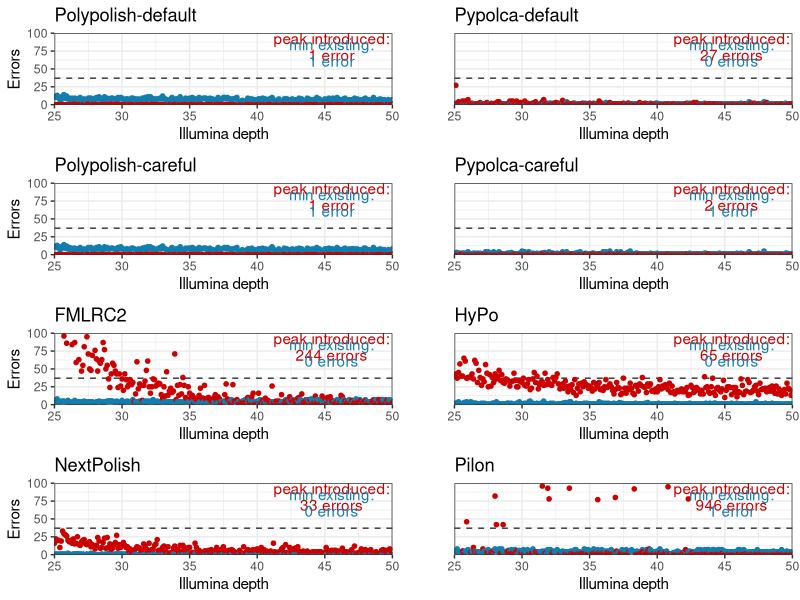
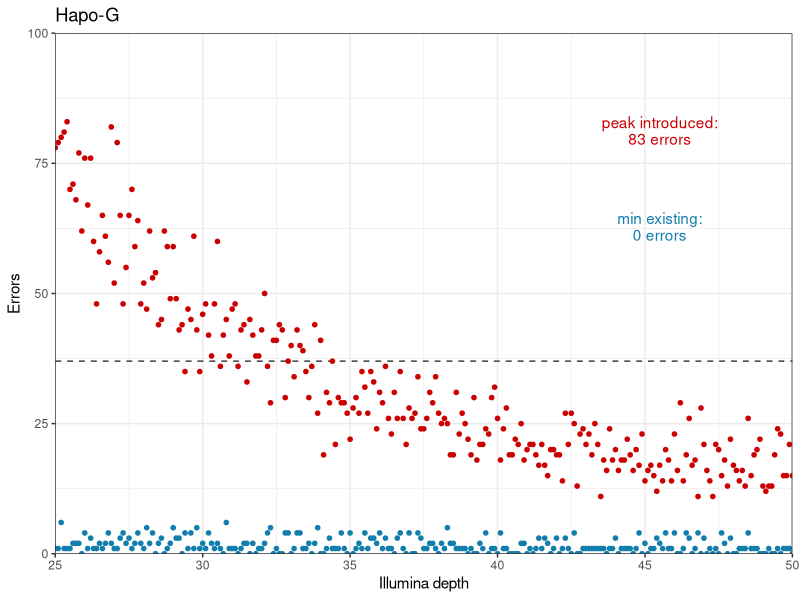
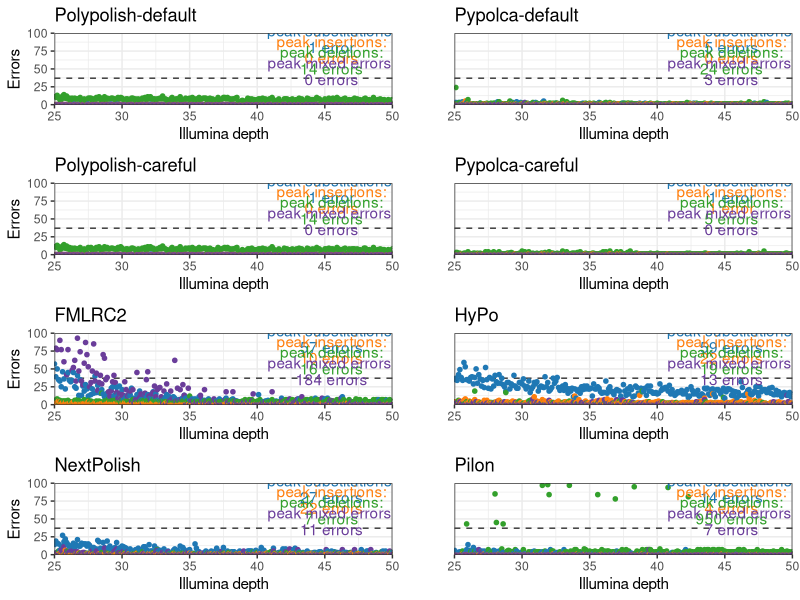
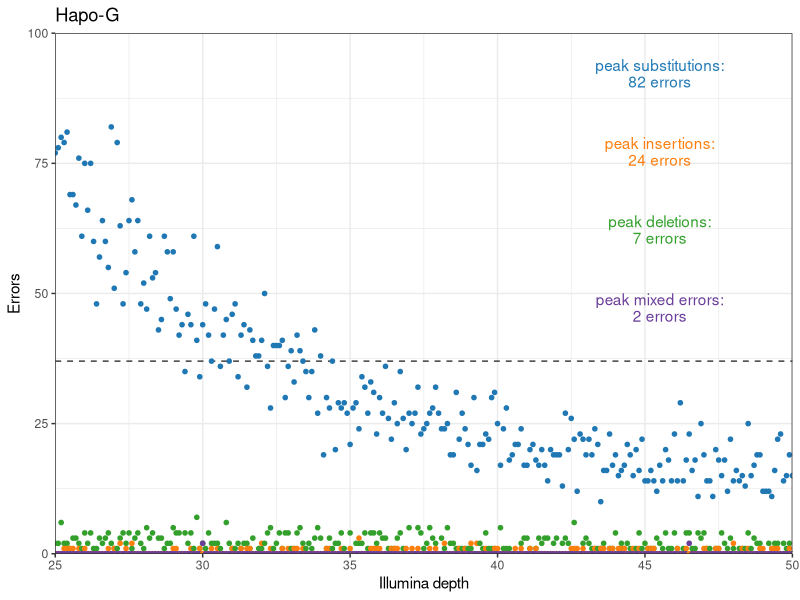

Generate these figures, in order, with R:
## ---- chunk 1
library(tidyverse)
library(knitr)
library(readr)
library(dplyr)
library(cowplot)

plot_dir <- "plots"
dir.create(plot_dir)

opts_chunk$set(dpi=300, fig.path='plots/', echo=TRUE, dev=c('png','pdf'), warning=FALSE, message=FALSE)
pdf.options(useDingbats = FALSE)
## ---- chunk 2
per_genome_results <- read_delim("analysed_output/aggregated_output.csv", delim = ",", escape_double = FALSE, trim_ws = TRUE)

per_genome_results$total_error <- per_genome_results$Existing + per_genome_results$Introduced

# to make the names match Figure 2
per_genome_results$polisher <- gsub("fmlrc2", "FMLRC2", per_genome_results$polisher )

per_genome_results$polisher <- gsub("hapog", "Hapo-G", per_genome_results$polisher )

per_genome_results$polisher <- gsub("hypo", "HyPo", per_genome_results$polisher )

per_genome_results$polisher <- gsub("pilon", "Pilon", per_genome_results$polisher )

per_genome_results$polisher <- gsub("nextpolish", "NextPolish", per_genome_results$polisher )


per_genome_results$polisher <- gsub("polypolish-careful", "Polypolish-careful", per_genome_results$polisher )

per_genome_results$polisher <- gsub("polypolish", "Polypolish-default", per_genome_results$polisher )

per_genome_results$polisher <- gsub("pypolca-careful", "Pypolca-careful", per_genome_results$polisher )

per_genome_results$polisher <- gsub("pypolca", "Pypolca-default", per_genome_results$polisher )



per_genome_results_introduced_df <- per_genome_results %>% dplyr::select(polisher,
                                                                         depth,
                                                                         Existing,
                                                                         Introduced,
                                                                         total_error
                                                                         )


per_genome_results_introduced_df <- per_genome_results_introduced_df %>% pivot_longer(
                        cols = c("Existing", "Introduced"),
                        names_to = "Error",
                        values_to = "Count")

per_genome_results_type_df <- per_genome_results %>% dplyr::select(polisher,
                                                                         depth,
                                                                   total_SNP_errors, total_Deletion_errors,total_Insertion_errors,total_Mixed_errors,total_error
                                                                         )

colnames(per_genome_results_type_df)[3:6] <- c("Substitution","Deletion", "Insertion","Mixed")


per_genome_results_type_df <- per_genome_results_type_df %>% pivot_longer(
                        cols = c("Substitution","Deletion", "Insertion","Mixed"),
                        names_to = "Error",
                        values_to = "Count")




## ---- chunk 3
plot_full_range <- function(polisher_name, 
                       no_x = FALSE, 
                       no_y = FALSE, 
                       include_colour = FALSE) {
  if (include_colour) {
    colours <- scale_colour_manual(values = c("Existing" = "#127EAD", "Introduced" = "#CC0000"))
  } else {
    colours <- scale_colour_manual(values = c("Existing" = "#662929", "Introduced" = "#662929"))
  }
  
  df <- per_genome_results_introduced_df %>% 
                dplyr::filter(polisher == polisher_name )
  
  introduced_df <- df %>% 
    filter(Error == "Introduced")
  
  existing_df <- df %>% 
    filter(Error == "Existing")
  
  
  peak_index <- which.max(introduced_df$Count)
  peak_errors <- introduced_df$Count[peak_index]
  peak_depth <- introduced_df$depth[peak_index]
  
  min_index <- which.min(existing_df$Count)
  min_errors <- existing_df$Count[min_index]
  min_depth <- existing_df$depth[min_index]
  
  if (peak_errors ==1 ){
  peak_label = paste("peak introduced:\n", peak_errors, " error",  sep="")
  }
  else {
   peak_label = paste("peak introduced:\n", peak_errors, " errors",  sep="")   
  }
  
  if (min_errors ==1 ){
  min_label = paste("min existing:\n", min_errors, " error\n",  sep="")
  }
  else {
    min_label = paste("min existing:\n", min_errors, " errors\n", sep="")
  }
  
  max_y <- 100

  p <- ggplot(per_genome_results_introduced_df %>% 
                dplyr::filter(polisher == polisher_name ), 
              aes(x=depth, y=Count, colour=Error )) +
    geom_hline(yintercept = 37, color="#3A3A3A", linetype = "dashed") +
    geom_point(size=1.25) + colours +
    theme_bw() + theme(legend.position = "none") +
    scale_x_continuous(limits = c(25, 50), expand = c(0, 0)) +
    scale_y_continuous(limits = c(0, max_y), expand = c(0, 0)) +
    labs(title=polisher_name, x="Illumina depth", y="Errors")
  if (peak_errors >= 0) {
    p <- p + annotate("text", label=peak_label, x=45.5, y=81.3, colour="#CC0000", lineheight = 0.9)
  }
      p <- p + annotate("text", label=min_label, x=45.5, y=61.3, colour="#127EAD", lineheight = 0.9)
  if (no_x) {
    p <- p + theme(axis.title.x=element_blank(), axis.text.x=element_blank(), axis.ticks.x=element_blank())
  }
  if (no_y) {
    p <- p + theme(axis.title.y=element_blank(), axis.text.y=element_blank(), axis.ticks.y=element_blank())
  }
  return(p)
}

include_colours = TRUE



p1 <- plot_full_range("Polypolish-default", FALSE, FALSE, include_colours)
p2 <- plot_full_range("Pypolca-default", FALSE, TRUE, include_colours)
p3 <- plot_full_range("Polypolish-careful", FALSE, FALSE, include_colours)
p4 <- plot_full_range("Pypolca-careful", FALSE, TRUE, include_colours)
p5 <- plot_full_range("FMLRC2", FALSE, FALSE, include_colours)
p6 <- plot_full_range("HyPo", FALSE, TRUE, include_colours)
p7 <- plot_full_range("NextPolish", FALSE, FALSE, include_colours)
p8 <- plot_full_range("Pilon", FALSE, TRUE, include_colours)
png(file = paste(plot_dir, "Supp_Figure5.png", sep = "/" ), units = "in",
    width = 10,
    height = 12, bg = "transparent", res = 600)
plot_grid(p1, p2, p3, p4, p5, p6, p7, p8, nrow=4, align = 'hv')
dev.off()

p <- plot_full_range("Hapo-G", FALSE, FALSE, include_colours)
png(file = paste(plot_dir, "Supp_Figure5_Hapo-G.png", sep = "/" ), units = "in",
    width = 5,
    height = 3, bg = "transparent", res = 600)
p
dev.off()
## ---- chunk 4


plot_by_type <- function(polisher_name, 
                       no_x = FALSE, 
                       no_y = FALSE) {

    colours <- scale_colour_manual(values = c("Substitution" = "#1f78b4", "Insertion" = "#ff7f0e", "Deletion"= "#33a02c", "Mixed" = "#6a3d9a"))
  
  df <- per_genome_results_type_df %>% 
                dplyr::filter(polisher == polisher_name )
  
  Substitution_df <- df %>%
    filter(Error == "Substitution")
  
  Substitution_index <- which.max(Substitution_df$Count)
  Substitution_errors <- Substitution_df$Count[Substitution_index]
  Substitution_depth <- Substitution_df$depth[Substitution_index]

  insertion_df <- df %>%
    filter(Error == "Insertion")
  
  insertion_index <- which.max(insertion_df$Count)
  insertion_errors <- Substitution_df$Count[insertion_index]
  insertion_depth <- Substitution_df$depth[insertion_index]
  
  deletion_df <- df %>%
    filter(Error == "Deletion")
  
  deletion_index <- which.max(deletion_df$Count)
  deletion_errors <- deletion_df$Count[deletion_index]
  deletion_depth <- deletion_df$depth[deletion_index]

  mixed_df <- df %>%
    filter(Error == "Mixed")

  mixed_index <- which.max(mixed_df$Count)
  mixed_errors <- mixed_df$Count[mixed_index]
  mixed_depth <- mixed_df$depth[mixed_index]
  
  if (Substitution_errors == 1){
    Substitution_label = paste("peak substitutions:\n", Substitution_errors, " error",  sep="")
  } else{
    Substitution_label = paste("peak substitutions:\n", Substitution_errors, " errors",  sep="")
  }
  
    if (insertion_errors == 1){
     insertion_label = paste("peak insertions:\n", insertion_errors, " error",  sep="")
  } else{
     insertion_label = paste("peak insertions:\n", insertion_errors, " errors",  sep="")
  }
  
    if (deletion_errors == 1){
     deletion_label = paste("peak deletions:\n", deletion_errors, " error",  sep="")
  } else{
     deletion_label = paste("peak deletions:\n", deletion_errors, " errors",  sep="")
  }
  
    if (mixed_errors == 1){
     mixed_label = paste("peak mixed errors:\n", mixed_errors, " error",  sep="")
  } else{
     mixed_label = paste("peak mixed errors:\n", mixed_errors, " errors",  sep="")
  }
  

  # if (peak_errors <2 ){
  # peak_label = paste("peak introduced:\n", peak_errors, " error",  sep="")
  # }
  # else {
  #  peak_label = paste("peak introduced:\n", peak_errors, " errors",  sep="")   
  # }
  # 
  # min_label = paste("min existing:\n", min_errors, " errors\n", sep="")   
  # 
  max_y <- 100

  p <- ggplot(per_genome_results_type_df %>% 
                dplyr::filter(polisher == polisher_name ), 
              aes(x=depth, y=Count, colour=Error )) +
    geom_hline(yintercept = 37, color="#3A3A3A", linetype = "dashed") +
    geom_point(size=1.25) + colours +
    theme_bw() + theme(legend.position = "none") +
    scale_x_continuous(limits = c(25, 50), expand = c(0, 0)) +
    scale_y_continuous(limits = c(0, max_y), expand = c(0, 0)) +
    labs(title=polisher_name, x="Illumina depth", y="Errors")

  

      p <- p + annotate("text", label=Substitution_label, x=45.5, y=92.3, colour="#1f78b4", lineheight = 0.9)
      
    p <- p + annotate("text", label=insertion_label, x=45.5, y=77.3, colour="#ff7f0e", lineheight = 0.9)

    p <- p + annotate("text", label=deletion_label, x=45.5, y=62.3, colour="#33a02c", lineheight = 0.9)
    
        p <- p + annotate("text", label=mixed_label, x=45.5, y=47.3, colour="#6a3d9a", lineheight = 0.9)
      
      
  if (no_x) {
    p <- p + theme(axis.title.x=element_blank(), axis.text.x=element_blank(), axis.ticks.x=element_blank())
  }
  if (no_y) {
    p <- p + theme(axis.title.y=element_blank(), axis.text.y=element_blank(), axis.ticks.y=element_blank())
  }
  return(p)
}





p1 <- plot_by_type("Polypolish-default", FALSE, FALSE)
p2 <- plot_by_type("Pypolca-default", FALSE, TRUE)
p3 <- plot_by_type("Polypolish-careful", FALSE, FALSE)
p4 <- plot_by_type("Pypolca-careful", FALSE, TRUE)
p5 <- plot_by_type("FMLRC2", FALSE, FALSE)
p6 <- plot_by_type("HyPo", FALSE, TRUE)
p7 <- plot_by_type("NextPolish", FALSE, FALSE)
p8 <- plot_by_type("Pilon", FALSE, TRUE)
png(file = paste(plot_dir, "Supp_Figure6.png", sep = "/" ), units = "in",
    width = 10,
    height = 12, bg = "transparent", res = 600)
plot_grid(p1, p2, p3, p4, p5, p6, p7, p8, nrow=4, align = 'hv')
dev.off()



p <-plot_by_type("Hapo-G", FALSE, FALSE)
png(file = paste(plot_dir, "Supp_Figure6_Hapo-G.png", sep = "/" ), units = "in",
    width = 5,
    height = 3, bg = "transparent", res = 600)
p
dev.off()
